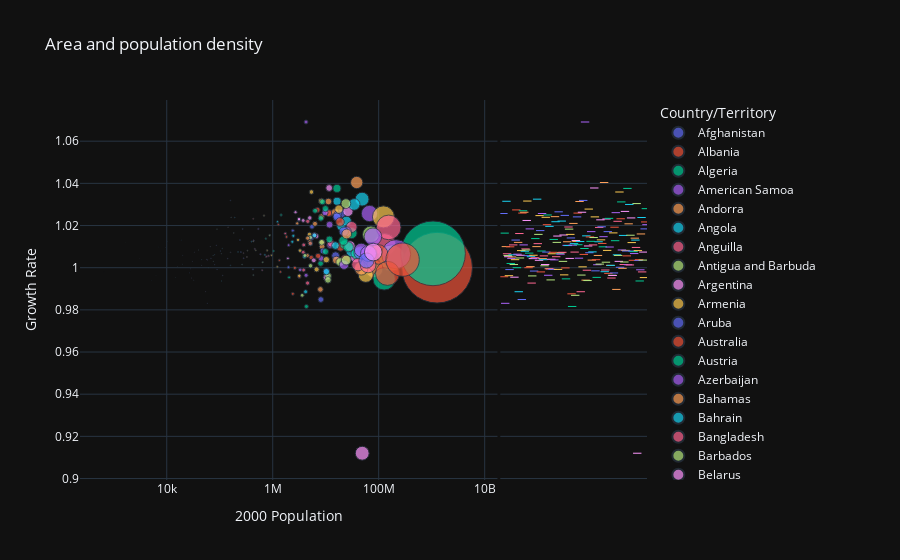

This figure's notebook cell:
### Code cell
fig=px.scatter(df, x='2000 Population', y='Growth Rate', size='2000 Population',  color='Country/Territory', log_x=True, size_max=50, template='plotly_dark',title='Area and population density', marginal_y='rug')

fig.show()
